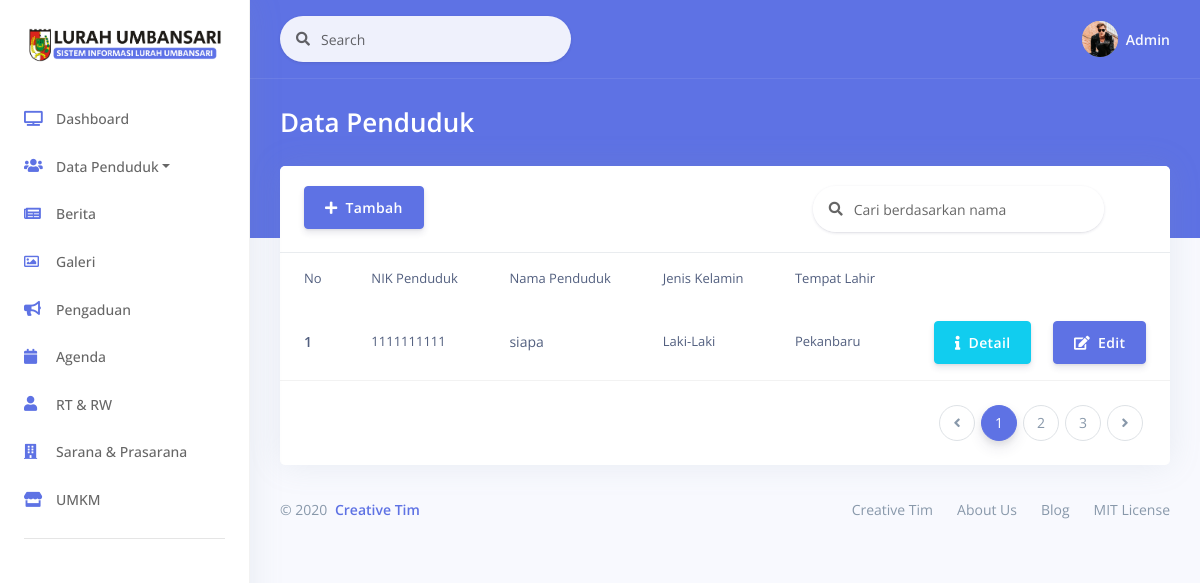
Before: /index.php/penduduk with the older database file.
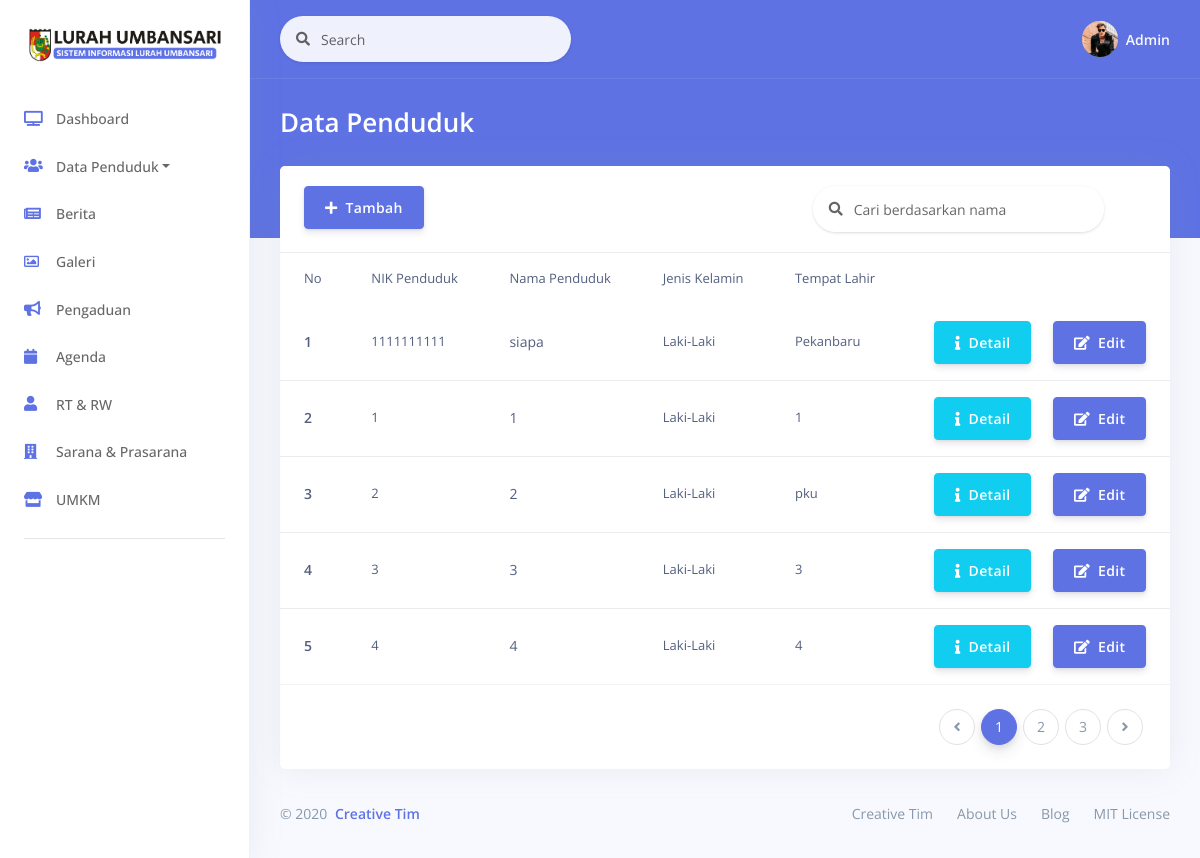
After: the same page with the newer database file.
### tables this page shows
CREATE TABLE `penduduk` (
  `pndk_id` int(10) NOT NULL,
  `pndk_nik` bigint(16) NOT NULL,
  `pndk_nokk` varchar(50) DEFAULT NULL,
  `pndk_alamat` varchar(50) DEFAULT NULL,
  `rt_id` int(5) NOT NULL,
  `rw_id` int(5) NOT NULL,
  `pndk_fullname` varchar(100) DEFAULT NULL,
  `pndk_jk` varchar(100) DEFAULT NULL,
  `pndk_tmp_lahir` varchar(100) DEFAULT NULL,
  `pndk_tgl_lahir` date DEFAULT NULL,
  `pndk_tlp` varchar(50) DEFAULT NULL,
  `agm_id` int(5) NOT NULL,
  `goldr_id` int(5) NOT NULL,
  `pnd_id` int(5) NOT NULL,
  `pkrj_id` int(5) NOT NULL,
  `sts_hub_id` int(5) NOT NULL,
  `stspnkn_id` int(5) NOT NULL,
  `pndk_akta_kawin` varchar(255) DEFAULT NULL,
  `pndk_akta_cerai` varchar(255) DEFAULT NULL,
  `pndk_kelainan` varchar(255) DEFAULT NULL,
  `pndk_desalurah` varchar(255) DEFAULT NULL,
  `pndk_kecamatan` varchar(255) DEFAULT NULL,
  `pndk_kabupatenkota` varchar(255) DEFAULT NULL,
  `pndk_provinsi` varchar(255) DEFAULT NULL,
  `pndk_kodepos` int(10) DEFAULT NULL,
  `pndk_tgl_kawin` date DEFAULT NULL,
  `pndk_nopaspor` varchar(255) DEFAULT NULL,
  `pndk_nama_ayah` varchar(255) DEFAULT NULL,
  `pndk_nama_ibu` varchar(255) DEFAULT NULL,
  `pndk_foto` varchar(255) NOT NULL DEFAULT 'default.png',
  `pndk_tgl_tambah` datetime NOT NULL DEFAULT current_timestamp(),
  `pndk_tlpkeluarga` varchar(255) DEFAULT NULL,
  `pndk_tgl_berakhir_paspor` date DEFAULT NULL,
  `pndk_akta_lahir` varchar(255) DEFAULT NULL,
  `pndk_noakta_lahir` varchar(255) DEFAULT NULL,
  `pndk_noakta_kawin` varchar(255) DEFAULT NULL,
  `pndk_noakta_cerai` varchar(255) DEFAULT NULL,
  `pndk_tgl_cerai` date DEFAULT NULL,
  `pndk_cacat` varchar(255) DEFAULT NULL,
  `pndk_nik_ayah` varchar(255) DEFAULT NULL,
  `pndk_nik_ibu` varchar(255) DEFAULT NULL,
  `pndk_umur` int(11) DEFAULT NULL,
  `pndk_namakk` varchar(255) DEFAULT NULL
);

### application/controllers/Penduduk.php (called while the page is built, shortened)
<?php
class Penduduk extends CI_Controller
{
    public function __construct()
    {
        $this->load->model('Penduduk_model');
        $this->load->model('Rw_model');
        $this->load->model('Rt_model');
        $this->load->model('Agama_model');
        $this->load->model('Gol_darah_model');
        $this->load->model('Pekerjaan_model');
        $this->load->model('Pendidikan_model');
        $this->load->model('Sts_hub_kel_model');
        $this->load->model('Sts_pernikahan_model');
    }
    function index()
    {
        $data['judul'] = "Halaman Penduduk";
        $data['penduduk'] = $this->Penduduk_model->get();
        $this->load->view("layout/header", $data);
        $this->load->view("data_penduduk/vw_penduduk", $data);
        $this->load->view("layout/footer", $data);
    }
}

### index.php (called while the page is built, shortened)
<?php
require_once BASEPATH.'core/CodeIgniter.php';

### application/models/Penduduk_model.php (called while the page is built, shortened)
<?php
class Penduduk_model extends CI_Model
{
    public $table = 'penduduk';
    public function get(){
        $this->db->from($this->table);
        $query = $this->db->get();
        return $query->result_array();
    }
}

### application/views/data_penduduk/vw_penduduk.php (the view, shortened to what the rows shown need)
<div class="main-content" id="panel">
    <div class="container-fluid mt--6">
        <div class="row">
            <div class="col">
                <div class="card">
                    <div class="table-responsive">
                        <table class="table align-items-center table-flush">
                            <thead class="thead-light">
                                <tr>
                                    <td scope="col" class="sort" data-sort="id">No</td>
                                    <td scope="col" class="sort" data-sort="nik">NIK Penduduk</td>
                                    <td scope="col" class="sort" data-sort="nama">Nama Penduduk</td>
                                    <td scope="col">Jenis Kelamin</td>
                                    <td scope="col" class="sort" data-sort="asal">Tempat Lahir</td>
                                    <td scope="col"></td>
                                </tr>
                            </thead>
                            <tbody class="list">
                                <?php
                                $i = 1;
                                foreach ($penduduk as $p) {
                                ?>
                                    <tr>
                                        <th scope="row">
                                            <div class="media-body">
                                                <span class="name mb-0 text-sm"><?= $i ?></span>
                                            </div>
                                        </th>
                                        <td class="budget">
                                            <?= $p['pndk_nik'] ?>
                                        </td>
                                        <td>
                                            <span class="badge badge-dot mr-4">
                                                <span class="status"><?= $p['pndk_fullname'] ?></span>
                                            </span>
                                        </td>
                                        <td>
                                            <?= $p['pndk_jk'] ?>
                                        </td>
                                        <td>
                                            <div class="d-flex align-items-center">
                                                <span class="completion mr-2"><?= $p['pndk_tmp_lahir'] ?></span>
                                            </div>
                                        </td>
                                        <td class="text-right">
                                            <a href="<?= site_url('Penduduk/detail/') . $p['pndk_id']; ?>" class="btn btn-info"><i class="fas fa-info"></i>&nbsp;&nbsp;Detail</a>&nbsp;&nbsp;&nbsp;
                                            <a href="<?= site_url('Penduduk/edit/') . $p['pndk_id']; ?>" class="btn btn-primary"><i class="fas fa-edit"></i>&nbsp;&nbsp;Edit</a>
                                        </td>
                                    </tr>
                                <?php $i++;
                                } ?>
                            </tbody>
                        </table>
                    </div>
                </div>
            </div>
        </div>

Changed rows visible on the page:
added penduduk: pndk_nik "1", pndk_fullname "1", pndk_jk "Laki-Laki", pndk_tmp_lahir "1"
added penduduk: pndk_nik "2", pndk_fullname "2", pndk_jk "Laki-Laki", pndk_tmp_lahir "pku"
added penduduk: pndk_nik "3", pndk_fullname "3", pndk_jk "Laki-Laki", pndk_tmp_lahir "3"
added penduduk: pndk_nik "4", pndk_fullname "4", pndk_jk "Laki-Laki", pndk_tmp_lahir "4"
